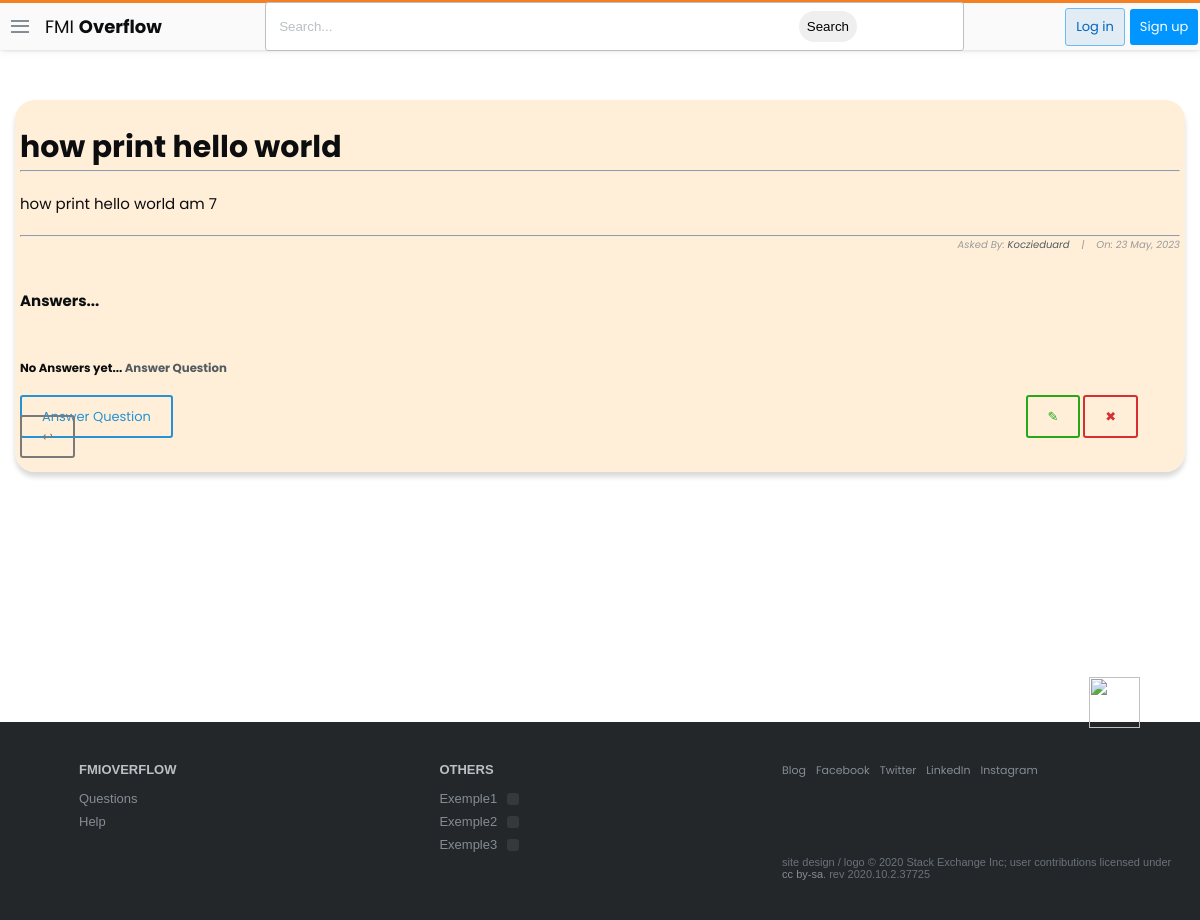
/questions/1, run on an earlier commit of the app's database.
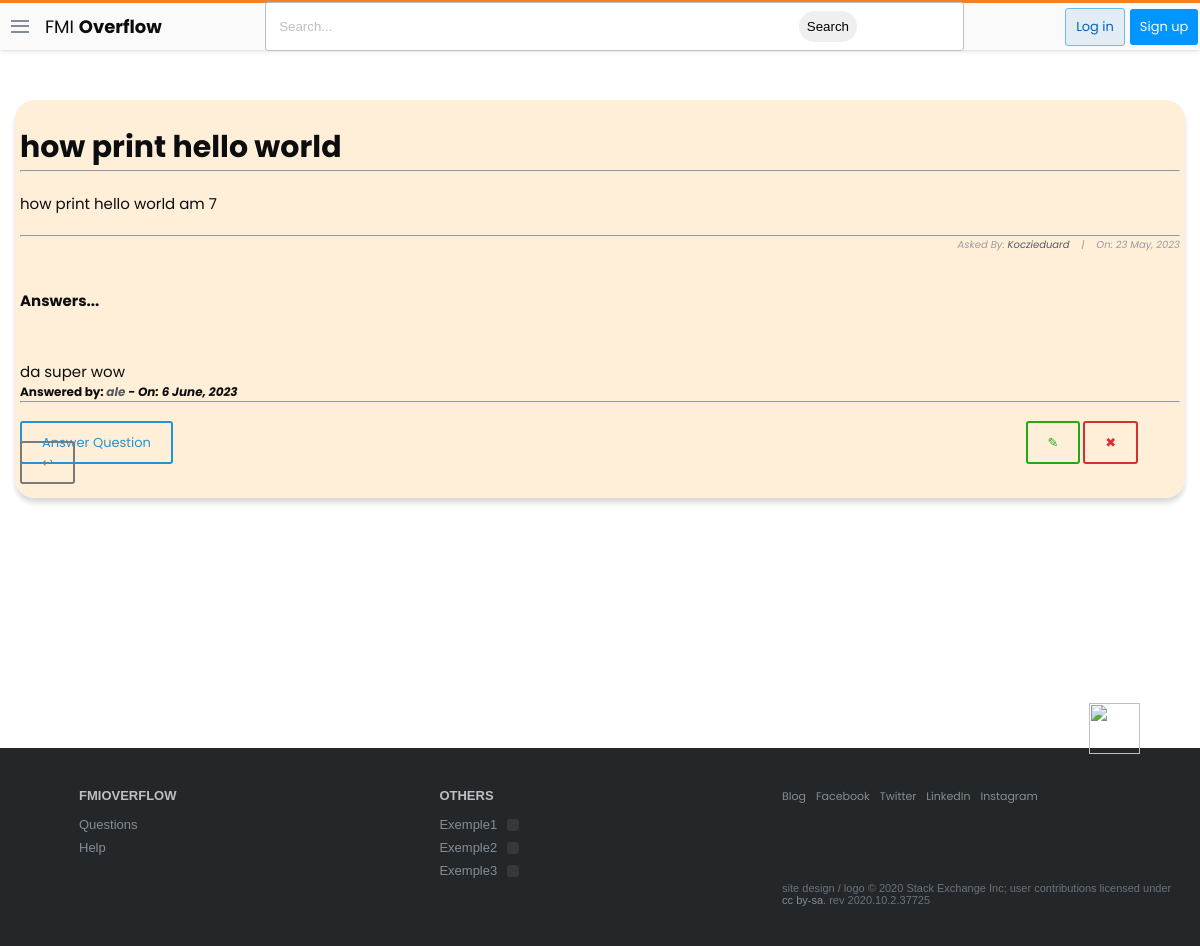
And on a later commit of the database.
### stackbase/models.py (models this page shows, shortened)
class Comment(models.Model):
    question = models.ForeignKey(Question, related_name="comment", on_delete=models.CASCADE)
    name = models.CharField(max_length = 1000)
    content = models.TextField(null=True, blank=True)
    date_created = models.DateTimeField(default=timezone.now)

### stackbase/views.py (the view)
# urls.py: path('questions/<int:pk>',views.QuestionDetailView.as_view(),name="question_detail"),
class QuestionDetailView(DetailView):
    model = Question
    context_object_name = 'question'

### stackbase/templates/stackbase/question_detail.html (shortened to what this page needs)
{% extends 'base.html' %}
{% block content %}
<!DOCTYPE html>
<html lang="en">
<head>
</head>
<body>
    <div class="container">
        <div class="list-question">
            <div class="questions">
                <div class="container" style="background-color: rgba(255, 235, 209, 0.808); padding: 5px; box-shadow: rgba(0, 0, 0, 0.15) 0px 5px 5px 0px; border-radius: 20px;" >
                    <h3 id="fh3">{{question.title}}</h3>
                    <hr>
                    <h6 id="fh6" style="margin-top:20px">{{ question.content|safe }}</h6>
                    <hr>
                    <h6 id="fh6" style="font-size: 10px; font-style: italic; color: rgb(155, 155, 155); text-align: right;">Asked By: <a href="{% url 'profile' %}">{{ object.user|title }}</a>&nbsp;&nbsp;&nbsp; |&nbsp;&nbsp;&nbsp; On: {{ object.date_created|date:"j F, Y" }}</h6>
                    <br>
                    <h2>Answers...</h2> <br><br><br>
                    {% if not question.comment.all %}
                        <h3>No Answers yet... <a href="">Answer Question</a> </h3>
                    {% else %}
                        {% for comment in question.comment.all %}
                            <h3 style="font-weight: normal; font-size: 15px;">{{comment.content|safe}}</h3>
                            <h3 style="font-size: 12px;">Answered by: <i><a href="">{{comment.name}}</a> - On: {{comment.date_created|date:"j F, Y"}}</i></h3>
                            <hr>
                        {% endfor %}
                    {% endif %}
                    <div style="margin-top:30px;margin-bottom:20px">
                    <a class="btn btn-outline blue" id="fa" href="{% url 'stackbase:question_comment' question.id %}" style="text-decoration: none;">Answer Question</a>
                    <a class="btn btn-outline green" style="text-decoration: none;margin-left:850px"  href="{% url 'stackbase:question_update' question.id %}"> &#x270E;</a>
                    <a class="btn btn-outline red" style="text-decoration: none;"  href="{% url 'stackbase:question_delete' question.id %}">&#x2716;</a>
                    <a class="btn btn-outline gray" style="text-decoration: none;"  href="{% url 'stackbase:question_list' %}">&#x21a9;</a>
                    </div>
                </div>
                </div>
            </div>
        </div>
</body>
</html>
{% endblock content %}

What changed in the data, as far as the page shows it:
added Comment: content "da super wow", name "ale", date_created "6 June, 2023"
Also different on the page:
text no longer shown: "No Answers yet... Answer Question"
